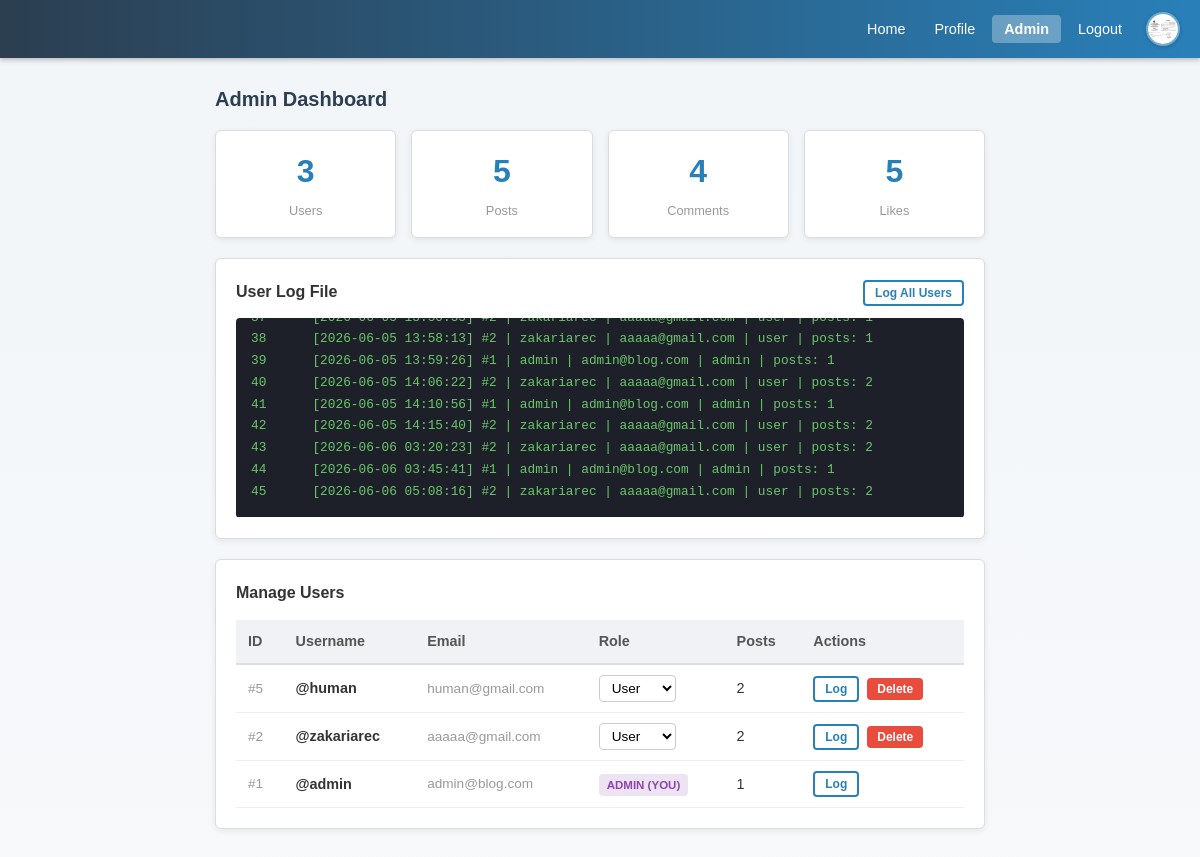
/admin.php (signed in), run on the app's committed database.
### tables this page shows
CREATE TABLE users (
                id         INTEGER PRIMARY KEY AUTOINCREMENT,
                username   TEXT NOT NULL UNIQUE,
                email      TEXT NOT NULL UNIQUE,
                password   TEXT NOT NULL,
                role       TEXT NOT NULL DEFAULT 'user',
                bio        TEXT DEFAULT '',
                avatar     TEXT DEFAULT '',
                created_at TEXT DEFAULT (datetime('now'))
            );

### admin.php (the view, shortened to what this page needs)
<?php
require 'config.php';
requireAdmin();
$me      = currentUser();
$userObj = new User();
$db      = Database::get();
$users = $userObj->getAll();
$log   = file_exists(LOG_PATH) ? file_get_contents(LOG_PATH) : '(no log entries yet)';
$totalUsers    = $db->query("SELECT COUNT(*) FROM users")->fetchColumn();
$totalPosts    = $db->query("SELECT COUNT(*) FROM posts")->fetchColumn();
$totalComments = $db->query("SELECT COUNT(*) FROM comments")->fetchColumn();
$totalLikes    = $db->query("SELECT COUNT(*) FROM likes")->fetchColumn();
?>
<!DOCTYPE html>
<html lang="en">
<head>
    <link rel="stylesheet" href="style.css">
</head>
<body>
<?= nav() ?>
<main class="container">
    <h1 class="page-title">Admin Dashboard</h1>
    <section class="stat-grid">
        <article class="stat-box">
            <p class="stat-box-val"><?= $totalUsers ?></p>
            <p class="stat-box-lbl">Users</p>
        </article>
        <article class="stat-box">
            <p class="stat-box-val"><?= $totalPosts ?></p>
            <p class="stat-box-lbl">Posts</p>
        </article>
        <article class="stat-box">
            <p class="stat-box-val"><?= $totalComments ?></p>
            <p class="stat-box-lbl">Comments</p>
        </article>
        <article class="stat-box">
            <p class="stat-box-val"><?= $totalLikes ?></p>
            <p class="stat-box-lbl">Likes</p>
        </article>
    </section>
    <section class="card">
        <section class="card-body">
            <header class="section-head">
                <strong>User Log File</strong>
                <form method="POST">
                    <button class="btn btn-outline btn-sm" type="submit">Log All Users</button>
                </form>
            </header>
            <aside class="log-box" id="log-box"><?= h($log) ?></aside>
        </section>
    </section>
    <section class="card">
        <section class="card-body">
            <strong class="section-title">Manage Users</strong>
            <section class="table-wrap">
                <table>
                    <thead>
                        <tr>
                            <th>ID</th>
                            <th>Username</th>
                            <th>Email</th>
                            <th>Role</th>
                            <th>Posts</th>
                            <th>Actions</th>
                        </tr>
                    </thead>
                    <tbody>
                        <?php foreach ($users as $u): ?>
                            <tr>
                                <td class="text-muted">#<?= $u['id'] ?></td>
                                <td><strong>@<?= h($u['username']) ?></strong></td>
                                <td class="text-muted"><?= h($u['email']) ?></td>
                                <td>
                                    <?php if ((int)$u['id'] !== (int)$me['id']): ?>
                                        <form method="POST">
                                            <select name="role" onchange="this.form.submit()" class="role-select">
                                                <option value="user"  <?= $u['role'] === 'user'  ? 'selected' : '' ?>>User</option>
                                            </select>
                                        </form>
                                    <?php else: ?>
                                        <strong class="badge badge-admin">Admin (you)</strong>
                                    <?php endif; ?>
                                </td>
                                <td><?= (int)$u['post_count'] ?></td>
                                <td>
                                    <section class="flex">
                                        <form method="POST">
                                            <button class="btn btn-outline btn-sm" type="submit">Log</button>
                                        </form>
                                        <?php if ((int)$u['id'] !== (int)$me['id']): ?>
                                            <form method="POST" onsubmit="return confirm('Delete @<?= h($u['username']) ?>? This cannot be undone.')">
                                                <button class="btn btn-danger btn-sm" type="submit">Delete</button>
                                            </form>
                                        <?php endif; ?>
                                    </section>
                                </td>
                            </tr>
                        <?php endforeach; ?>
                    </tbody>
                </table>
            </section>
        </section>
    </section>
</main>
</body>
</html>

### config.php (shortened to what this page needs)
<?php
class Database {
    private static ?PDO $instance = null;
    public static function get(): PDO {
        if (self::$instance === null) {
            self::$instance = new PDO('sqlite:' . DB_PATH);
            self::$instance->setAttribute(PDO::ATTR_ERRMODE, PDO::ERRMODE_EXCEPTION);
            self::$instance->setAttribute(PDO::ATTR_DEFAULT_FETCH_MODE, PDO::FETCH_ASSOC);
            self::$instance->exec('PRAGMA foreign_keys = ON;');
            self::seed(self::$instance);
        }
        return self::$instance;
    }
    private static function seed(PDO $db): void {
        $db->exec("
            CREATE TABLE IF NOT EXISTS users (
                id         INTEGER PRIMARY KEY AUTOINCREMENT,
                username   TEXT NOT NULL UNIQUE,
                email      TEXT NOT NULL UNIQUE,
                password   TEXT NOT NULL,
                role       TEXT NOT NULL DEFAULT 'user',
                bio        TEXT DEFAULT '',
                avatar     TEXT DEFAULT '',
                created_at TEXT DEFAULT (datetime('now'))
            );
            CREATE TABLE IF NOT EXISTS posts (
                id         INTEGER PRIMARY KEY AUTOINCREMENT,
                user_id    INTEGER NOT NULL,
                title      TEXT NOT NULL,
                content    TEXT NOT NULL,
                image      TEXT DEFAULT '',
                created_at TEXT DEFAULT (datetime('now')),
                FOREIGN KEY (user_id) REFERENCES users(id) ON DELETE CASCADE
            );
            CREATE TABLE IF NOT EXISTS comments (
                id         INTEGER PRIMARY KEY AUTOINCREMENT,
                post_id    INTEGER NOT NULL,
                user_id    INTEGER NOT NULL,
                content    TEXT NOT NULL,
                created_at TEXT DEFAULT (datetime('now')),
                FOREIGN KEY (post_id) REFERENCES posts(id) ON DELETE CASCADE,
                FOREIGN KEY (user_id) REFERENCES users(id) ON DELETE CASCADE
            );
            CREATE TABLE IF NOT EXISTS likes (
                user_id    INTEGER NOT NULL,
                post_id    INTEGER NOT NULL,
                PRIMARY KEY (user_id, post_id),
                FOREIGN KEY (user_id) REFERENCES users(id) ON DELETE CASCADE,
                FOREIGN KEY (post_id) REFERENCES posts(id) ON DELETE CASCADE
            );
        ");
        if ($db->query("SELECT COUNT(*) FROM users")->fetchColumn() == 0) {
            $hash = password_hash('admin123', PASSWORD_DEFAULT);
            $db->exec("INSERT INTO users (username, email, password, role) VALUES ('admin', 'admin@blog.com', '$hash', 'admin')");
        }
    }
}
class User {
    private PDO $db;
    public function __construct() { $this->db = Database::get(); }
    public function getById(int $id): ?array {
        $s = $this->db->prepare("SELECT * FROM users WHERE id=?");
        $s->execute([$id]);
        return $s->fetch() ?: null;
    }
    public function getAll(): array {
        return $this->db->query("SELECT u.*, (SELECT COUNT(*) FROM posts WHERE user_id=u.id) AS post_count FROM users u ORDER BY u.created_at DESC")->fetchAll();
    }
}
function h(string $s): string { return htmlspecialchars($s, ENT_QUOTES, 'UTF-8'); }
function currentUser(): ?array {
    static $u = null;
    if ($u === null) {
        $obj = new User();
        $u   = $obj->getById((int)$_SESSION['user_id']);
    }
    return $u;
}
function requireLogin(): void {
    if (empty($_SESSION['user_id']) || currentUser() === null) {
        header('Location: login.php'); exit;
    }
}
function requireAdmin(): void {
    requireLogin();
}
function nav(): string {
    $me   = currentUser();
    $page = basename($_SERVER['PHP_SELF'], '.php');
    $links = '<li><a href="index.php"' . ($page==='index'?' class="active"':'') . '>Home</a></li>';
    if ($me) {
        $links .= '<li><a href="profile.php"' . ($page==='profile'?' class="active"':'') . '>Profile</a></li>';
        if ($me['role'] === 'admin') $links .= '<li><a href="admin.php"' . ($page==='admin'?' class="active"':'') . '>Admin</a></li>';
        $links .= '<li><a href="logout.php">Logout</a></li>';
    } else {
        $links .= '<li><a href="login.php"' . ($page==='login'?' class="active"':'') . '>Login</a></li>';
    }
    $user = '';
    if ($me) {
        $avatar = !empty($me['avatar'])
            ? '<img class="nav-avatar" src="uploads/' . h($me['avatar']) . '" alt="' . h($me['username']) . ' avatar">'
            : '<span class="nav-avatar nav-avatar-letter" aria-hidden="true">' . strtoupper($me['username'][0] ?? '?') . '</span>';
        $user = '<div class="nav-right"><a class="nav-profile" href="profile.php" aria-label="Open profile">' . $avatar . '</a></div>';
    }
    return '<nav class="navbar"><ul class="nav-links">' . $links . '</ul>' . $user . '</nav>';
}

### style.css (style rules this page uses)
html { width: 100%; min-height: 100%; background: linear-gradient(180deg, var(--page-bg), #f7f9fb); }
:root { --primary: #2980b9; --primary-dark: #2c3e50; --page-bg: hsl(210, 35%, 96%); --card-bg: #ffffff; --text: #333333; --muted: #777777; --border: #dddddd; --soft-shadow: 0 2px 6px rgba(0, 0, 0, 0.08); --primary-glow: rgba(41, 128, 185, 0.35); }
* { margin: 0; padding: 0; box-sizing: border-box; }
body { font-family: Arial, Helvetica, sans-serif; background: linear-gradient(180deg, var(--page-bg), #f7f9fb); color: var(--text); font-size: 16px; line-height: 1.6; min-height: 100vh; min-height: 100dvh; width: 100%; overflow-x: hidden; }
a { color: var(--primary); text-decoration: none; }
img { max-width: 100%; display: block; }
.navbar { background: linear-gradient(to right, var(--primary-dark), var(--primary)); padding: 12px 20px; display: flex; justify-content: flex-end; align-items: center; box-shadow: 0 2px 5px rgba(0, 0, 0, 0.25); min-height: 50px; width: 100%; position: sticky; top: 0; z-index: 20; }
.nav-links { display: flex; align-items: center; gap: 5px; list-style: none; margin-left: auto; flex-wrap: wrap; }
.nav-right { margin-left: 12px; display: flex; align-items: center; }
.nav-links a { color: #ffffff; padding: 6px 12px; border-radius: 4px; font-size: 0.9rem; text-decoration: none; transition: background-color 0.2s ease; }
.nav-links a.active { background-color: rgba(255, 255, 255, 0.3); font-weight: bold; }
.nav-profile { display: inline-flex; align-items: center; justify-content: center; width: 34px; height: 34px; border-radius: 50%; overflow: hidden; border: 2px solid rgba(255, 255, 255, 0.35); box-shadow: 0 1px 4px rgba(0, 0, 0, 0.2); }
.nav-avatar { width: 100%; height: 100%; object-fit: cover; display: block; }
.container { max-width: 800px; margin: 0 auto; padding: 25px 15px; }
.page-title { font-size: 1.25rem; font-weight: bold; color: var(--primary-dark); margin-bottom: 15px; }
.card, .compose-box, .post-full, .profile-card, .stat-box, .comment { background: var(--card-bg); border: 1px solid var(--border); border-radius: 6px; }
.card, .compose-box, .post-full, .profile-card, .stat-box { box-shadow: var(--soft-shadow); }
.card { margin-bottom: 20px; }
.card-body { padding: 20px; }
.btn { display: inline-block; padding: 8px 16px; border: none; border-radius: 4px; font-size: 14px; font-weight: bold; cursor: pointer; text-decoration: none; transition: background-color 0.2s ease, transform 0.15s ease; }
.btn-danger { background-color: #e74c3c; color: #ffffff; }
.btn-outline { background-color: transparent; border: 2px solid var(--primary); color: var(--primary); }
.btn-sm { padding: 4px 10px; font-size: 12px; }
.role-select { background-color: #ffffff; }
.badge { display: inline-block; padding: 2px 8px; border-radius: 4px; font-size: 0.72rem; font-weight: bold; text-transform: uppercase; }
.badge-admin { background-color: rgba(142, 68, 173, 0.15); color: #8e44ad; }
.stat-grid { display: grid; grid-template-columns: repeat(auto-fit, minmax(150px, 1fr)); gap: 15px; margin-bottom: 20px; }
.stat-box { padding: 15px; text-align: center; }
.stat-box-val { font-size: 2rem; font-weight: bold; color: var(--primary); }
.stat-box-lbl { font-size: 0.8rem; color: #999999; margin-top: 4px; }
.log-box { background: hsl(230, 15%, 14%); color: hsl(120, 45%, 60%); font-family: monospace; font-size: 0.8rem; padding: 15px; border-radius: 4px; max-height: 200px; overflow-y: auto; white-space: pre; line-height: 1.7; }
table { width: 100%; border-collapse: collapse; font-size: 0.9rem; }
thead th { background-color: hsl(210, 20%, 95%); padding: 10px 12px; text-align: left; border-bottom: 2px solid #dddddd; font-weight: bold; color: #555555; }
tbody td { padding: 10px 12px; border-bottom: 1px solid #eeeeee; vertical-align: middle; }
.flex { display: flex; align-items: center; gap: 8px; }
.section-head { display: flex; justify-content: space-between; align-items: center; gap: 10px; margin-bottom: 12px; }
.section-title { display: block; margin-bottom: 15px; }
.table-wrap { overflow-x: auto; }
.role-select { padding: 4px 8px; border: 1px solid #cccccc; border-radius: 4px; font-size: 0.85rem; cursor: pointer; }
.text-muted { color: #999999; font-size: 0.85rem; }

### data on the page
users: avatar (picture), id "1", username "admin", email "admin@blog.com", shows "ADMIN (YOU)", post_count "1"
users: id "5", username "human", email "human@gmail.com", role "User", post_count "2"
users: id "2", username "zakariarec", email "aaaaa@gmail.com", role "User", post_count "2"

### other printed values
$totalUsers "3"
$totalPosts "5"
$totalComments "4"
$totalLikes "5"
